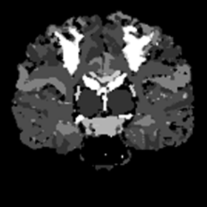
#> input picture data/brain.png, 207 x 207 px, found by its file name
$ python brain_img.py
#> lines starting #> are read from the running program, lines starting #| are printed output that depends on the picture; after the words box and inside, x2 and y2 are one past the last pixel; in counts of white or black regions, pixels touching at a corner belong together
import numpy as np
import cv2
from matplotlib import pyplot as plt

# print(cv2.__version__)
# scaleX is scale factor in x direction
# scaleY is scale factor in y direction
scaleX = 0.8
scaleY = 0.8
RED = (0, 0, 255)
GREEN = (0, 255, 0)
WHITE = (255, 255, 255)


input_img = cv2.imread('Steerable-Flexible-Probe/data/brain.png')
#> input_img is the input picture: shape (207, 207, 3); min 0, max 255, mean 43.4
cv2.imshow("original image", input_img)
ret, img = cv2.threshold(input_img, 100, 255, cv2.THRESH_BINARY)
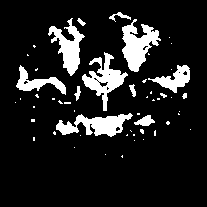
#> img: shape (207, 207, 3); 12.7% white; 53 white regions (40 under 20 px), largest, box (x1, y1, x2, y2) and area: (122, 19, 161, 72) 1059, (56, 113, 133, 137) 957, (82, 52, 128, 111) 956
img[50, 50] = RED
#> img: shape (207, 207, 3); under 0.01% of pixels changed, all inside (x1, y1, x2, y2) = (50, 50, 51, 51)
scaleUpImg = cv2.resize(img, None, fx=scaleX*5,
                        fy=scaleY*5, interpolation=cv2.INTER_LINEAR)
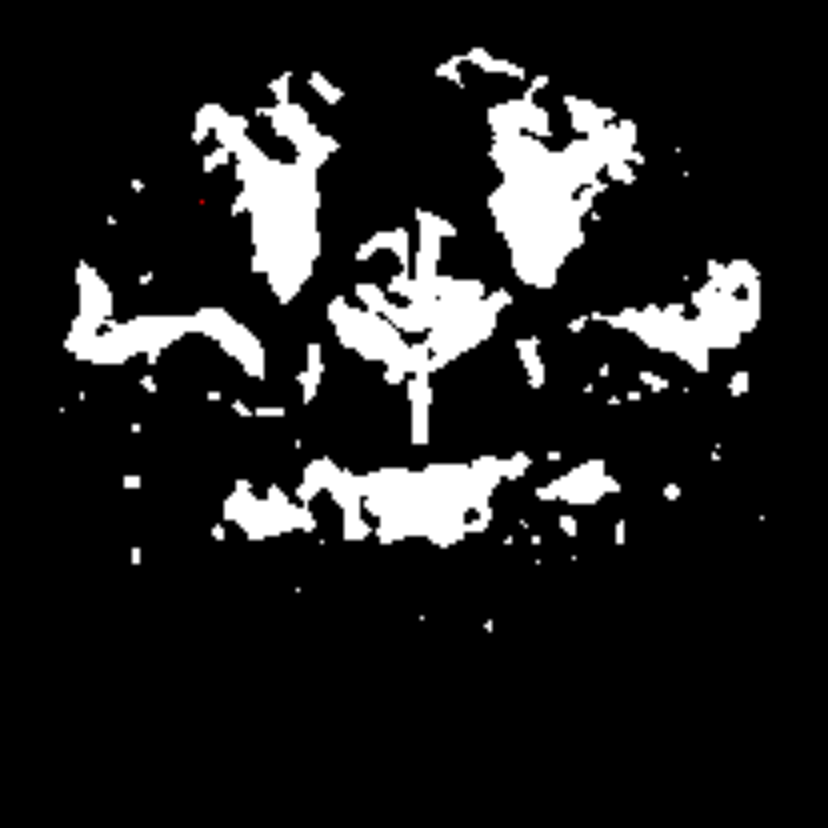
#> scaleUpImg: shape (828, 828, 3); mean B, G, R 32.3, 32.3, 32.3

cv2.imshow("Scaled Up", scaleUpImg)
# scaleUpImg[50,50] = RED
print('Scaled image x: ', scaleUpImg.shape[0])
#| Scaled image x:  828
print('Scaled image y: ', scaleUpImg.shape[1])
#| Scaled image y:  828


def is_point_in_obstacle(x, y):
    if tuple(img[x, y]) == RED:
        print('point in Tumor!!!!')
        print('x and y coordinates for Tumor are: ', (x, y))
    if tuple(img[x, y]) == WHITE:
        print('point in Obstacle!!!!')
        print('x and y coordinates for Obstacle are: ', (x, y))
    else:
        print('point in free!!!!')
        print('x and y coordinates for free point: ', (x, y))


is_point_in_obstacle(120, 120)

cv2.waitKey(0)
cv2.destroyAllWindows()

if cv2.waitKey(0) & 0xff == 27:
#> (key Esc is pressed here)
    cv2.destroyAllWindows()
